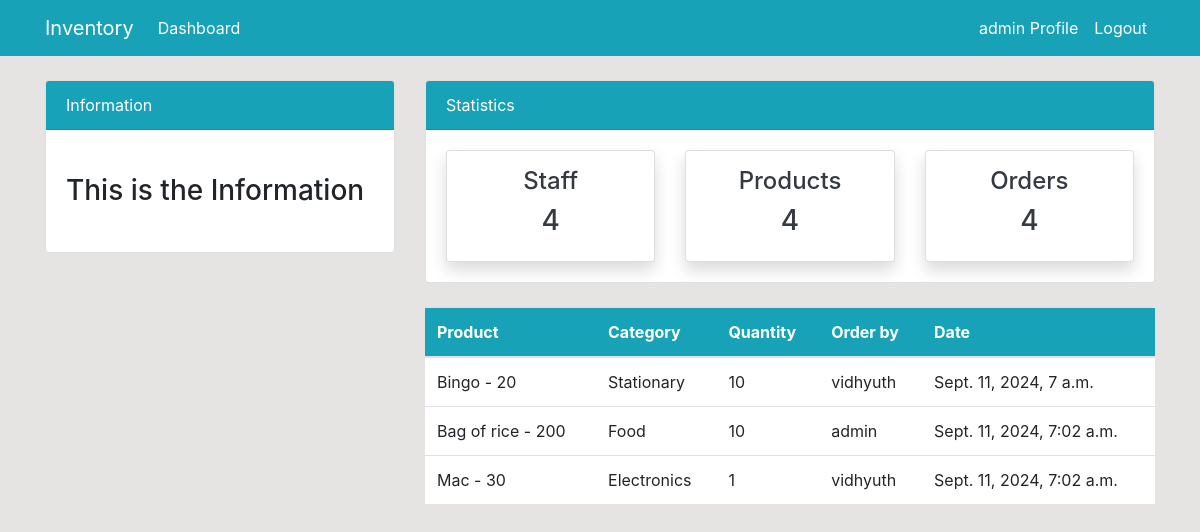
The page /order/ (signed in) on the database as committed earlier.
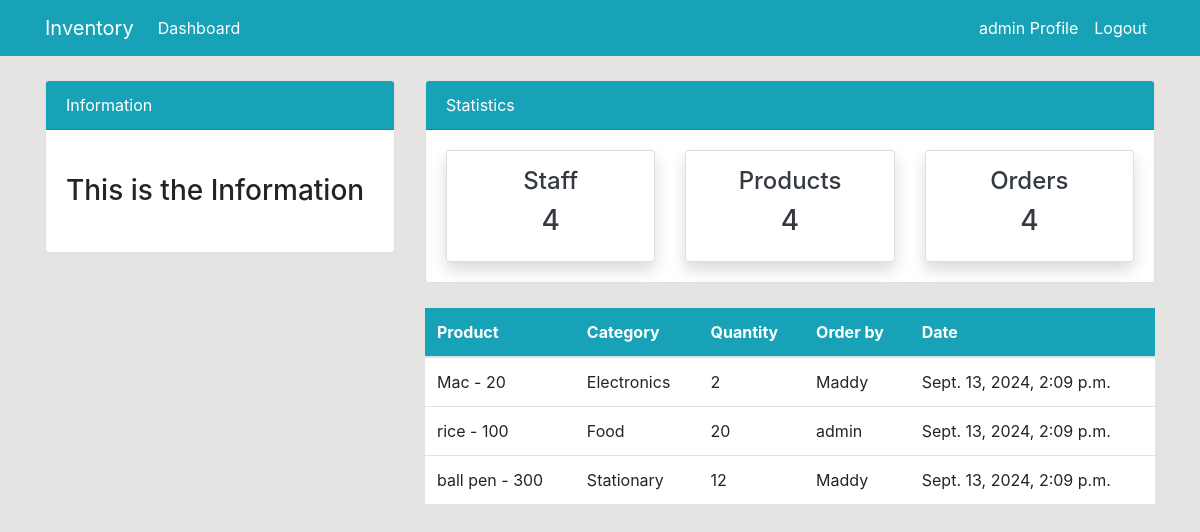
The same page on the database as committed later.
### inventory/models.py (models this page shows, shortened)
class Order(models.Model):
    product = models.ForeignKey(Product, on_delete=models.CASCADE,null=True)
    staff = models.ForeignKey(User,models.CASCADE,null= True)
    order_quantity = models.PositiveIntegerField(null= True)
    date = models.DateTimeField(auto_now_add=True)
    class Meta:
        verbose_name_plural = 'Order'

class Product(models.Model):
    name = models.CharField(max_length=100, null=True)
    category = models.CharField(max_length=20, choices= CATEGORY,null=True)
    quantity = models.PositiveIntegerField(null=True)
    class Meta:
        verbose_name_plural = 'Product'
    def __str__(self):
        return f'{self.name} - {self.quantity}'

### inventory/views.py (the view)
# urls.py: path('order/',views.order,name='inventory-order'),
@login_required
def order(request):
    orders = Order.objects.all()
    context={
        'orders' :orders,
    }
    return render(request, 'inventory/order.html',context)

### templates/inventory/order.html (shortened to what this page needs)
{% extends "partials/base.html" %}
{% block content %}
{% include 'partials/topnav.html' %}
<div class="container">
    <div class="row my-4">
        <div class="col-md-4">
        </div>
        <div class="col-md-8">
            <table class="table bg-white">
                <thead class="bg-info">
                    <tr class="text-white">
                        <th scope="col">Product</th>
                        <th scope="col">Category</th>
                        <th scope="col">Quantity</th>
                        <th scope="col">Order by</th>
                        <th scope="col">Date</th>
                    </tr>
                </thead>
                <tbody>
                    {% for orders in orders %}
                    <tr>
                        <td>{{orders.product}}</td>
                        <td>{{orders.product.category}}</td>
                        <td>{{orders.order_quantity}}</td>
                        <td>
                            {{orders.staff.username}}
                        </td>
                        <td>{{orders.date}}</td>
                    </tr>
                    {% endfor %}
                </tbody>
            </table>
        </div>
    </div>
</div>
{% endblock content %}

Rows that differ between the two databases and show on the page:
changed Order: product "Bingo - 20" → "Mac - 20"; product.category "Stationary" → "Electronics"; order_quantity "10" → "2"; staff.username "vidhyuth" → "Maddy"; date "Sept. 11, 2024, 7 a.m." → "Sept. 13, 2024, 2:09 p.m."
changed Order "Food": product "Bag of rice - 200" → "rice - 100"; order_quantity "10" → "20"; date "Sept. 11, 2024, 7:02 a.m." → "Sept. 13, 2024, 2:09 p.m."
changed Order: product "Mac - 30" → "ball pen - 300"; product.category "Electronics" → "Stationary"; order_quantity "1" → "12"; staff.username "vidhyuth" → "Maddy"; date "Sept. 11, 2024, 7:02 a.m." → "Sept. 13, 2024, 2:09 p.m."
